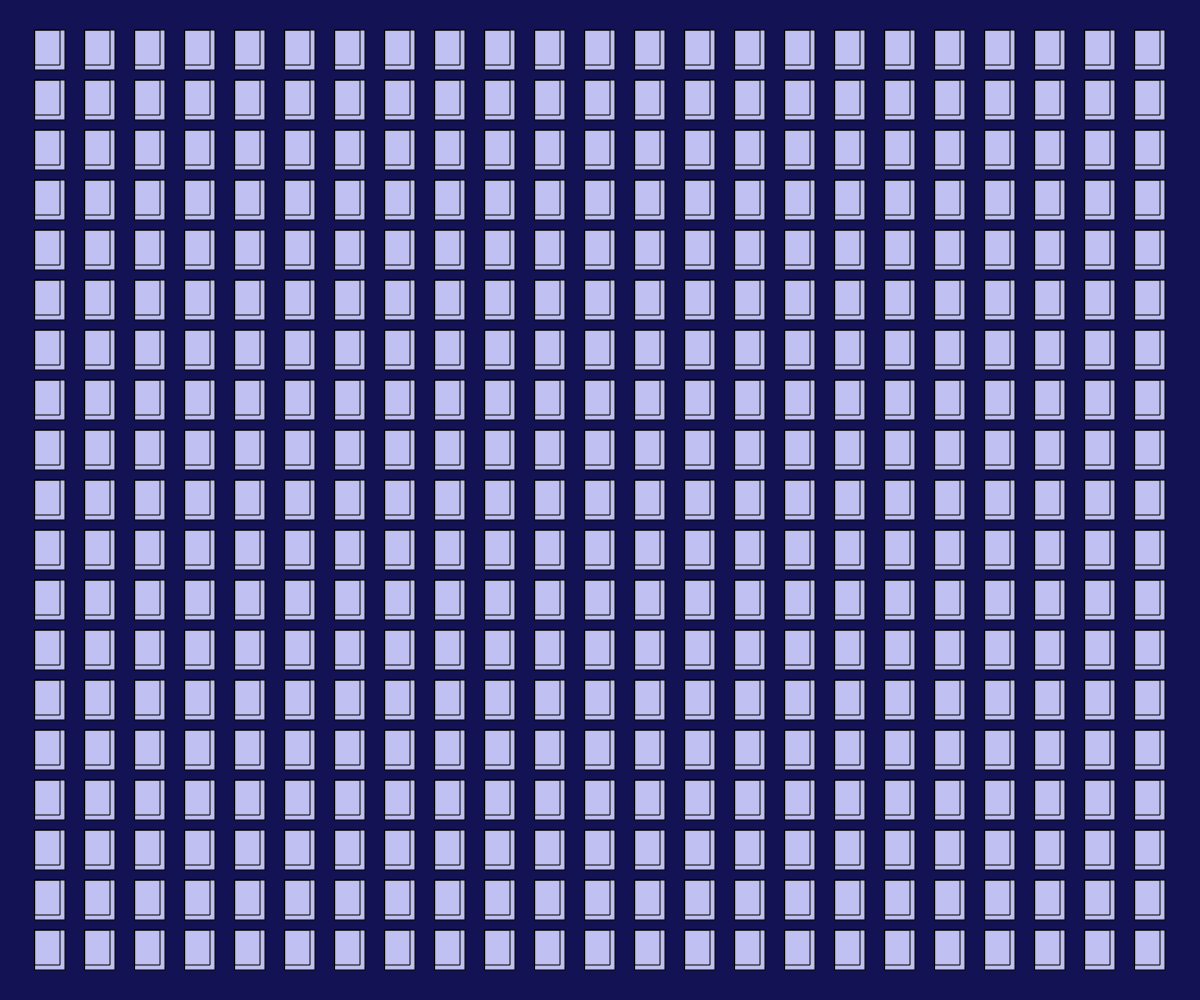
Frame 1 (no input)
Frame 60 (no input): identical to frame 1, image omitted
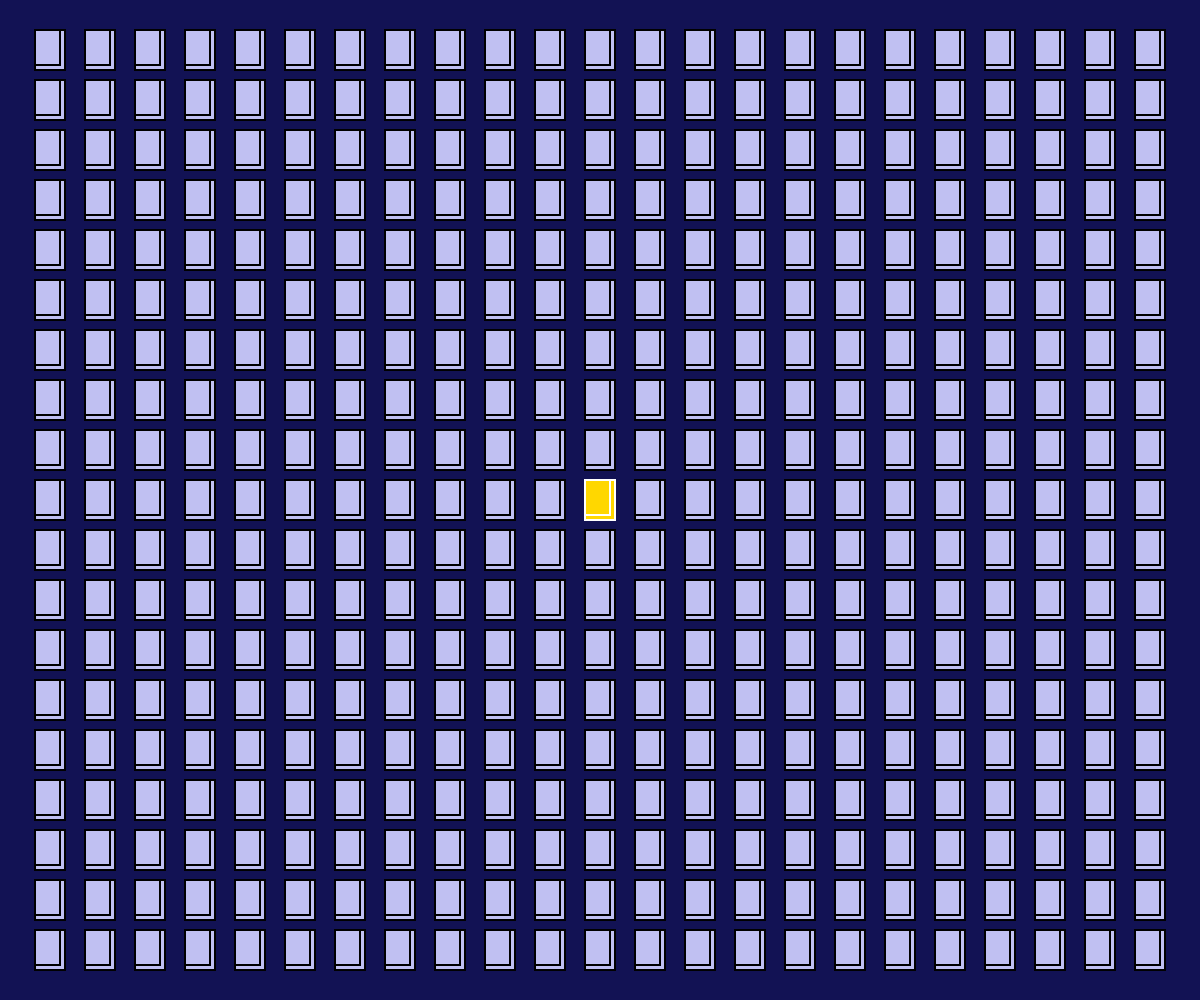
Frame 120 (the mouse pressed at the canvas centre since frame 60)

The p5.js sketch that drew these frames (run headless with seeded random() and noise() and a simulated clock; from frame 60 on, the mouse is pressed at the canvas centre):

// p5.js sketch
// ── sketch.js


function setup() {
  createCanvas(windowWidth, windowHeight);
}


function draw() {

  background("#121254")
  rectMode (CENTER)
  //create a grid
  for(let x = 50; x < width; x += 50) {
    for (let y = 50; y < height; y += 50) {
    
//let color change when mouse is on a rect
      let distance = dist (mouseX, mouseY, x, y)
     if (distance < 25) {
       fill ("gold")
       stroke("white")
       strokeWeight (2)
       rectMode (CENTER)
       rect (x, y, 30, 40)
       noFill()
       rect (x-2.5, y-2.5, 25, 35)
     }

     else {
       fill ("#c0c0f2")
       stroke("black")
       rectMode (CENTER)
       rect (x, y, 30, 40)
       noFill()
       rect (x-2.5, y-2.5, 25, 35)
     }
    }
 

  }
  
}
